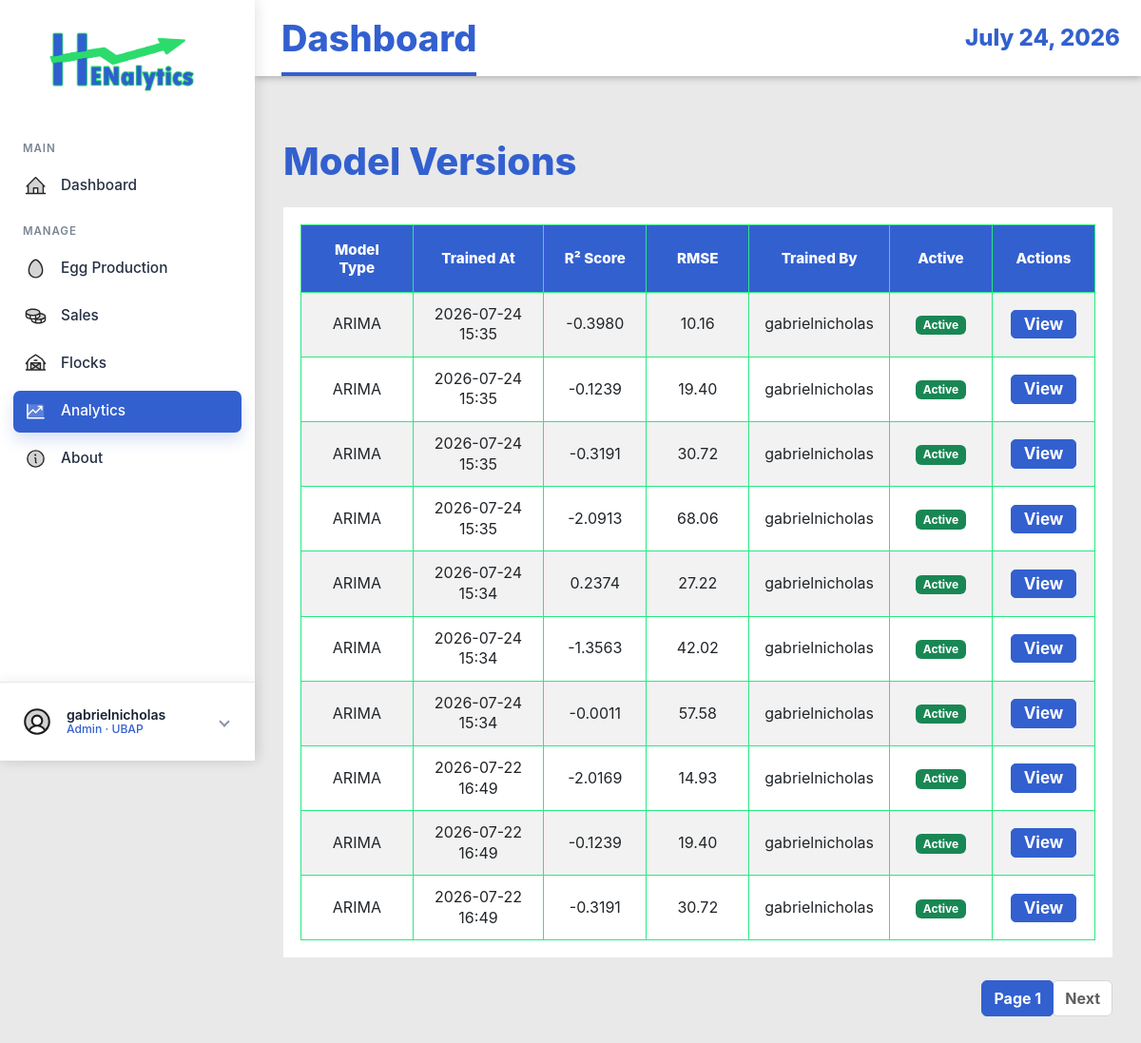
The app's page /model-versions/ (signed in), older data.
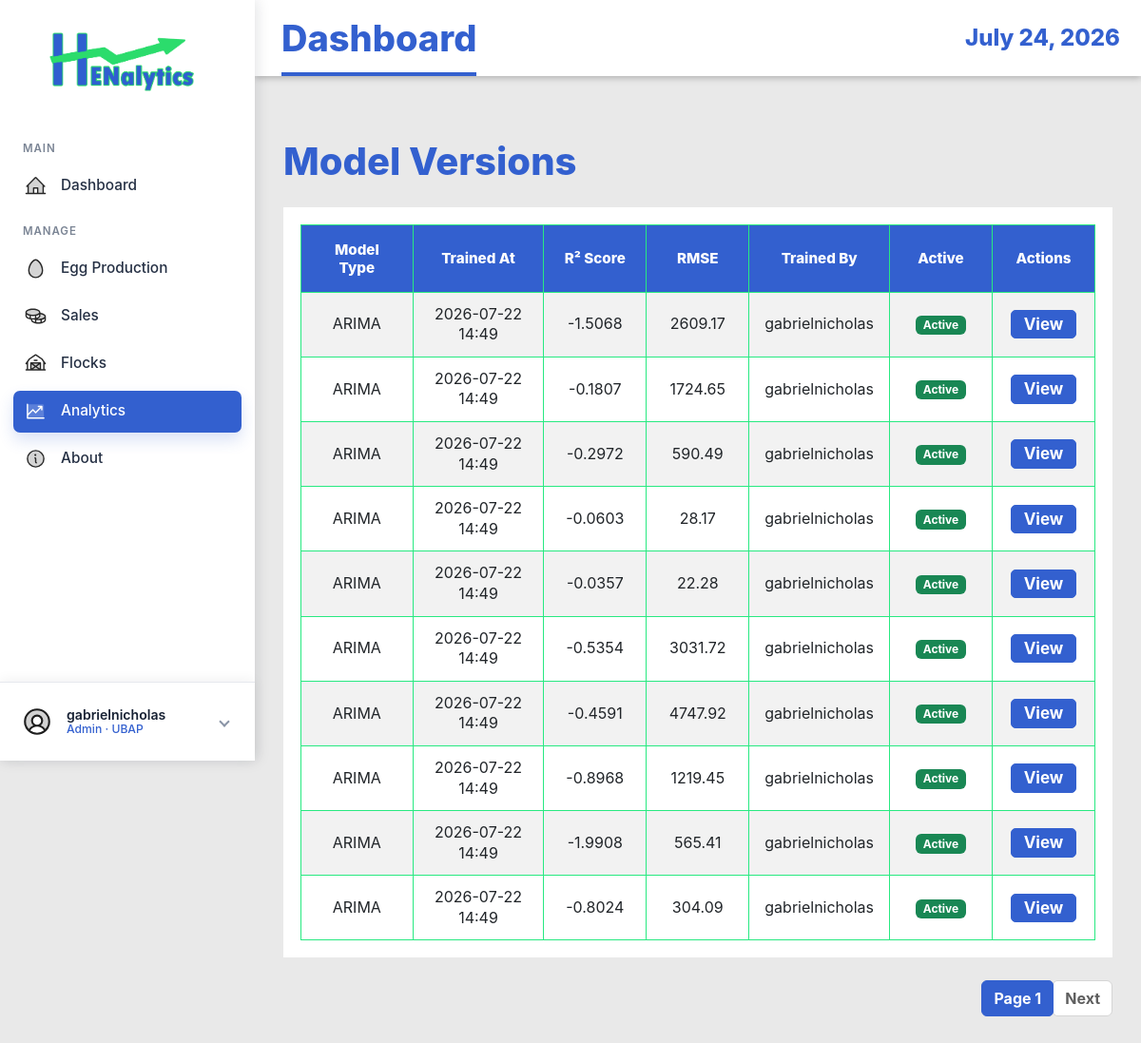
The same page, newer data.
### EggProduction/models.py (models this page shows, shortened)
class ModelVersion(models.Model):
    MODEL_TYPE_CHOICES = (
        ('arima', 'ARIMA'),
        ('mlr', 'Multiple Linear Regression'),
        ('hybrid', 'Hybrid Model'),
        ('lstm', 'LSTM Neural Network'),
    )
    model_type = models.CharField(max_length=20, choices=MODEL_TYPE_CHOICES)
    trained_at = models.DateTimeField(auto_now_add=True)
    triggered_by = models.ForeignKey(User, on_delete=models.SET_NULL, null=True)
    r2_score = models.DecimalField(max_digits=5, decimal_places=4, null=True, blank=True)
    rmse = models.DecimalField(max_digits=10, decimal_places=2, null=True, blank=True)
    aic_score = models.DecimalField(max_digits=15, decimal_places=2, null=True, blank=True)
    arima_order = models.CharField(max_length=20, null=True, blank=True, help_text="Format: (p,d,q)")
    pkl_path = models.CharField(max_length=255, null=True, blank=True)
    is_active = models.BooleanField(default=True)
    training_rows = models.IntegerField(null=True, blank=True)
    created_at = models.DateTimeField(auto_now_add=True)
    class Meta:
        ordering = ['-trained_at']
        verbose_name_plural = "Model Versions"

### EggProduction/views.py (the view)
# urls.py: path('model-versions/', views.ModelVersionListView.as_view(), name='model-version-list'),
class ModelVersionListView(ManagerAccessMixin, ListView):
    model = ModelVersion
    template_name = 'egg_production/model_version_list.html'
    context_object_name = 'models'
    paginate_by = 10
    ordering = ['-trained_at']

### EggProduction/views.py (called while the page is built)
    def test_func(self):
        user = self.request.user
        try:
            profile = UserProfile.objects.get(user=user)
            return profile.role in ['admin', 'manager']
        except UserProfile.DoesNotExist:
            return user.is_superuser

### EggProduction/templates/egg_production/model_version_list.html (shortened to what this page needs)
{% extends 'base.html' %}
{% load static %}
{% block content %}
<div class="container mt-4">
    <h1 class="mb-4">Model Versions</h1>
    {% if models %}
    <div class="table-responsive">
        <table class="table table-striped table-hover">
            <thead class="table-dark">
                <tr>
                    <th>Model Type</th>
                    <th>Trained At</th>
                    <th>R² Score</th>
                    <th>RMSE</th>
                    <th>Trained By</th>
                    <th>Active</th>
                    <th>Actions</th>
                </tr>
            </thead>
            <tbody>
                {% for model in models %}
                <tr>
                    <td>{{ model.get_model_type_display }}</td>
                    <td>{{ model.trained_at|date:"Y-m-d H:i" }}</td>
                    <td>{{ model.r2_score|default:"N/A" }}</td>
                    <td>{{ model.rmse|default:"N/A" }}</td>
                    <td>{{ model.triggered_by.get_full_name|default:model.triggered_by.username }}</td>
                    <td>
                        {% if model.is_active %}
                        <span class="badge bg-success">Active</span>
                        {% else %}
                        <span class="badge bg-secondary">Inactive</span>
                        {% endif %}
                    </td>
                    <td>
                        <a href="{% url 'eggproduction:model-version-detail' model.pk %}"
                            class="btn btn-sm btn-info">View</a>
                    </td>
                </tr>
                {% endfor %}
            </tbody>
        </table>
    </div>
    {% if is_paginated %}
    <nav aria-label="Page navigation">
        <ul class="pagination justify-content-center">
            <li class="page-item active"><a class="page-link" href="#">Page {{ page_obj.number }}</a></li>
            {% if page_obj.has_next %}
            <li class="page-item"><a class="page-link" href="?page={{ page_obj.next_page_number }}">Next</a></li>
            {% endif %}
        </ul>
    </nav>
    {% endif %}
    {% else %}
    <div class="alert alert-info">No models available.</div>
    {% endif %}
</div>
{% endblock %}

Row changes from the older to the newer data that the page shows:
removed ModelVersion: model_type "ARIMA", trained_at "2026-07-24 15:35", r2_score "-0.3980", rmse "10.16", triggered_by.get_full_name "gabrielnicholas", is_active "Active"
removed ModelVersion: model_type "ARIMA", trained_at "2026-07-24 15:35", r2_score "-0.1239", rmse "19.40", triggered_by.get_full_name "gabrielnicholas", is_active "Active"
removed ModelVersion: model_type "ARIMA", trained_at "2026-07-24 15:35", r2_score "-0.3191", rmse "30.72", triggered_by.get_full_name "gabrielnicholas", is_active "Active"
removed ModelVersion: model_type "ARIMA", trained_at "2026-07-24 15:35", r2_score "-2.0913", rmse "68.06", triggered_by.get_full_name "gabrielnicholas", is_active "Active"
removed ModelVersion: model_type "ARIMA", trained_at "2026-07-24 15:34", r2_score "0.2374", rmse "27.22", triggered_by.get_full_name "gabrielnicholas", is_active "Active"
removed ModelVersion: model_type "ARIMA", trained_at "2026-07-24 15:34", r2_score "-1.3563", rmse "42.02", triggered_by.get_full_name "gabrielnicholas", is_active "Active"
removed ModelVersion: model_type "ARIMA", trained_at "2026-07-24 15:34", r2_score "-0.0011", rmse "57.58", triggered_by.get_full_name "gabrielnicholas", is_active "Active"
removed ModelVersion: model_type "ARIMA", trained_at "2026-07-22 16:49", r2_score "-2.0169", rmse "14.93", triggered_by.get_full_name "gabrielnicholas", is_active "Active"
removed ModelVersion: model_type "ARIMA", trained_at "2026-07-22 16:49", r2_score "-0.1239", rmse "19.40", triggered_by.get_full_name "gabrielnicholas", is_active "Active"
removed ModelVersion: model_type "ARIMA", trained_at "2026-07-22 16:49", r2_score "-0.3191", rmse "30.72", triggered_by.get_full_name "gabrielnicholas", is_active "Active"
now on this page (row unchanged): ModelVersion: model_type "ARIMA", trained_at "2026-07-22 14:49", r2_score "-1.5068", rmse "2609.17", triggered_by.get_full_name "gabrielnicholas", is_active "Active"
now on this page (row unchanged): ModelVersion: model_type "ARIMA", trained_at "2026-07-22 14:49", r2_score "-0.1807", rmse "1724.65", triggered_by.get_full_name "gabrielnicholas", is_active "Active"
now on this page (row unchanged): ModelVersion: model_type "ARIMA", trained_at "2026-07-22 14:49", r2_score "-0.2972", rmse "590.49", triggered_by.get_full_name "gabrielnicholas", is_active "Active"
now on this page (row unchanged): ModelVersion: model_type "ARIMA", trained_at "2026-07-22 14:49", r2_score "-0.0603", rmse "28.17", triggered_by.get_full_name "gabrielnicholas", is_active "Active"
now on this page (row unchanged): ModelVersion: model_type "ARIMA", trained_at "2026-07-22 14:49", r2_score "-0.0357", rmse "22.28", triggered_by.get_full_name "gabrielnicholas", is_active "Active"
now on this page (row unchanged): ModelVersion: model_type "ARIMA", trained_at "2026-07-22 14:49", r2_score "-0.5354", rmse "3031.72", triggered_by.get_full_name "gabrielnicholas", is_active "Active"
now on this page (row unchanged): ModelVersion: model_type "ARIMA", trained_at "2026-07-22 14:49", r2_score "-0.4591", rmse "4747.92", triggered_by.get_full_name "gabrielnicholas", is_active "Active"
now on this page (row unchanged): ModelVersion: model_type "ARIMA", trained_at "2026-07-22 14:49", r2_score "-0.8968", rmse "1219.45", triggered_by.get_full_name "gabrielnicholas", is_active "Active"
now on this page (row unchanged): ModelVersion: model_type "ARIMA", trained_at "2026-07-22 14:49", r2_score "-1.9908", rmse "565.41", triggered_by.get_full_name "gabrielnicholas", is_active "Active"
now on this page (row unchanged): ModelVersion: model_type "ARIMA", trained_at "2026-07-22 14:49", r2_score "-0.8024", rmse "304.09", triggered_by.get_full_name "gabrielnicholas", is_active "Active"
